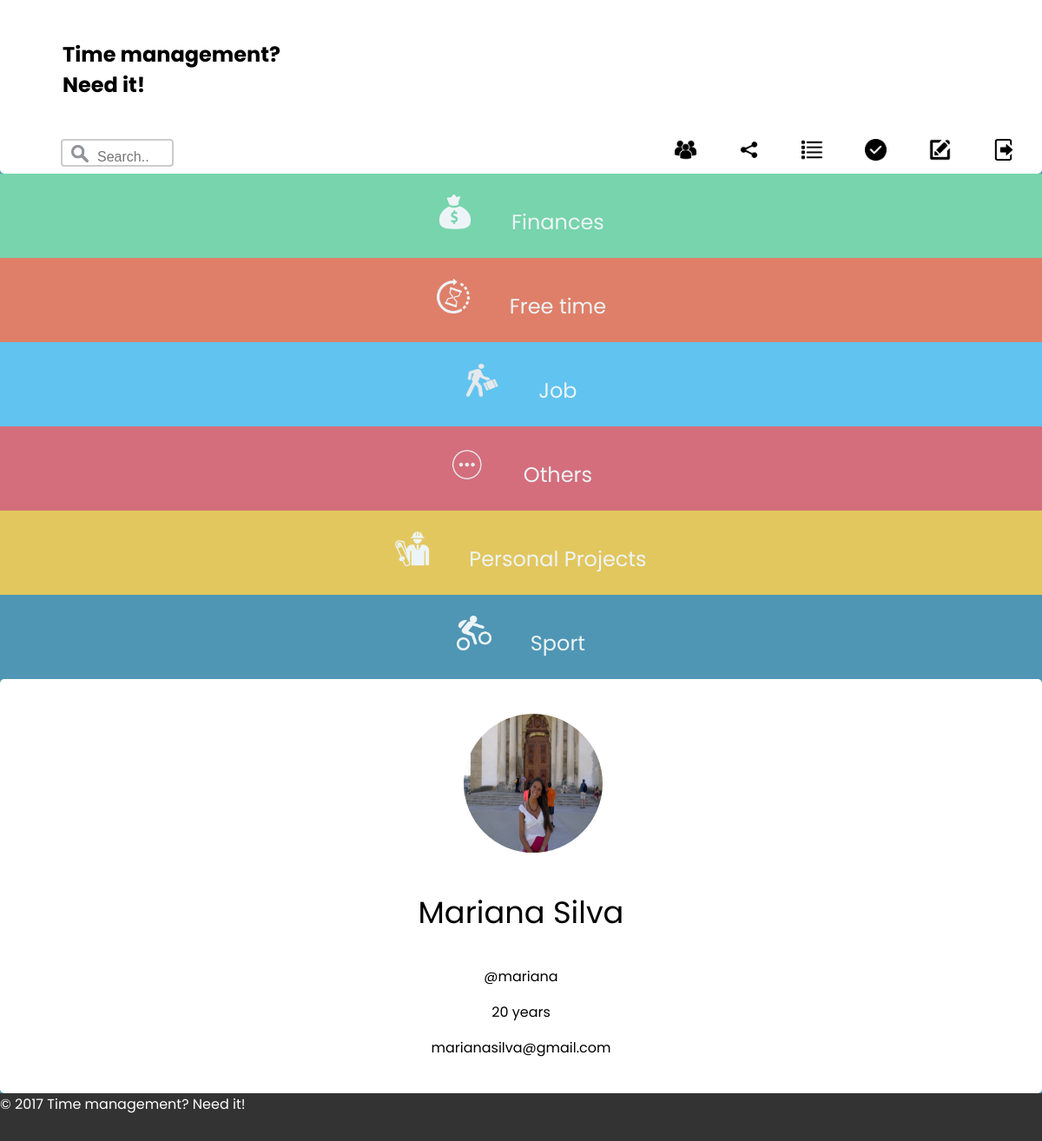
The page /logged.php (signed in) on the database its author committed.
### tables this page shows
CREATE TABLE category (
  cat_id INTEGER PRIMARY KEY,
  cat_name VARCHAR NOT NULL,
  cat_photo VARCHAR( 100 ) NOT NULL
);

### logged.php (called while the page is built, shortened)
<?php
include_once('database/connection.php');
include_once('database/query.php');
$categories = getAllCategories();
include_once('templates/common/header.php');
include_once('templates/category/list_categories.php');
include_once('templates/common/footer.php');
?>

### database/query.php (called while the page is built, shortened)
<?php
function getAllCategories() {
  global $dbh;
  $stmt = $dbh->prepare("SELECT * FROM category ORDER BY cat_name");
  $stmt->execute();
  return $stmt->fetchAll();
}
?>

### templates/category/list_categories.php (the view, shortened to what this page needs)
<aside id="categories">
    <?php foreach ($categories as $category) { ?>
      <a href="category.php?cat_id=<?=$category['cat_id']?>"><img alt="category photo" src="<?php echo $category['cat_photo']?>">&nbsp; &nbsp; &nbsp; &nbsp;<?=$category['cat_name']?></a>
    <?php } ?>
</aside>
<aside id="buttons" >
  <form method="post" action="search.php" >
  <input class="search_bar" type="text" name="search"  id="search" placeholder="Search.." >
  </form>
  <div>
    <a href="sharedLists.php"><img alt="Shared lists" src="images/users.png"></a>
    <a class="shareLists" data-popup-deleteTask-open="popup-1" href="#"><img alt="Share list" src="images/share.png"></a>
  <a href="allTasks.php"><img alt="All tasks" src="images/viewAllTasks.png"></a>
  <a href="completedTasks.php"><img alt="Completed tasks" src="images/completed.png"></a>
  <a class="edit_profile" data-popup-open="popup-1" href="#"><img alt="edit profile" src="images/edit.png"></a>
  <a href="action_logout.php"><img alt="Button logout" src="images/logout.jpg"></a>
</div>
</aside>
<section id="user_info">
  <article>
    <?php echo "<img src='images/".$_SESSION['usr_info']['usr_photo']."' alt='Foto de exibição' /><br />";
    ?>
  </article>
  <p> <?=$_SESSION['usr_info']['usr_name']?> </p>
  <p> @<?=$_SESSION['usr_info']['usr_username']?> </p>
  <p> <?=$_SESSION['usr_info']['usr_age']?> years</p>
  <p> <?=$_SESSION['usr_info']['usr_email']?> </p>
</section>

### templates/common/header.php (shortened to what this page needs)
<!DOCTYPE html>
<html>
<head> <title>Time management? Need it!</title>
  <link rel="stylesheet" href="css/style.css">
  <link rel="stylesheet" href="css/main.css">
  <link rel="stylesheet" href="css/categories.css">
  <link rel="stylesheet" href="css/calendar.css">
  <link rel="stylesheet" href="css/pop-ups.css">
  <link rel="stylesheet" href="css/toDo.css">
</head>
<body>
  <header>
    <div id="info">
      <h1><a href='logged.php'>Time management? <br>  Need it!</a></h1>
    </div>
  </header>

### templates/common/footer.php
<footer>
  &copy; 2017 Time management? Need it!
</footer>
</body>
</html>

### css/style.css (style rules this page uses)
body { width: 100%; height: 100%; margin: 0 auto; display: flex; flex-flow: column wrap; background-color: #4e96b4; }
header { justify-content: space-between; display: flex; flex: 0 0 0; flex-grow: 0; order:1; background-color: white; }
body > header { display: flex; justify-content: space-between; height: 100% background-color: inherit; flex: 1 100%; }
#info { display: flex; align-items: center; flex-grow: 1; height: 10em; }
#info a { text-decoration: none; color: black; width: 100%; }
#info h1 { font-size: 1.5em; font-family: 'Permanent Marker', cursive; font-family: 'Poppins', sans-serif; margin: 3em; }
footer { display: flex; width:100%; font-family: 'Permanent Marker', cursive; font-family: 'Poppins', sans-serif; background-color: #333; color: white; height: 55px; text-align:justify; order: 5; }

### css/categories.css (style rules this page uses)
.search_bar { width: 130px; margin-left: 70px; box-sizing: border-box; border: 2px solid #ccc; border-radius: 4px; font-size: 16px; background-color: white; background-size: 20px; background-image: url("../images/search.png"); background-position: 10px 5px; background-repeat: no-repeat; padding: 10px 20px 0px 40px; -webkit-transition: width 0.4s ease-in-out; transition: width 0.4s ease-in-out; }
#buttons { display: flex; font-family: 'Permanent Marker', cursive; font-family: 'Poppins', sans-serif; width: 100%; height: 40px; color: white; border-radius: 0px 0px 5px 5px; background-color: white; display: flex; justify-content:space-between; order:2; }
#buttons form { text-align:left; order: 1; }
#buttons div { order: 2; }
#buttons a img { width: 25px; margin-right: 20px; padding: 0 0.5em; text-decoration: none; font-size: 1.5em; color: #000000; }
#categories { display: flex; text-decoration: none; font-family: 'Permanent Marker', cursive; font-family: 'Poppins', sans-serif; opacity: 0.9; order:3; text-align: center; flex-direction: column; }
#categories > * { flex: none; }
#categories a { padding: 1em 1em 1em 1em; font-family: 'Permanent Marker', cursive; font-family: 'Poppins', sans-serif; border: 1px ; text-decoration: none; font-size: 1.5em; color:white; }
#categories a:first-child { background-color: #7cdbac; }
#categories a:nth-child(2) { background-color: #ef7d61; }
#categories a:nth-child(3) { background-color: #62c8f7; }
#categories a:nth-child(4) { background-color: #e36a76; }
#categories a:nth-child(5) { background-color: #f3cd56; }
#categories a:nth-child(6) { background-color: #4e96b4; }
#categories a img { width: 40px; height: 40px; }
@media screen and (min-width: 480px) { #categories { flex-flow: column; } }
#user_info { font-family: 'Permanent Marker', cursive; font-family: 'Poppins', sans-serif; font-size: 1em; grid-column: 3; order:4; background: white; border-radius: 5px; border-left: 3em; padding: 1.5em 0em 1.5em 0em; text-align: center; width: 100%; }
#user_info p:nth-child(2) { font-size: 2.2em; }
#user_info article img { border-radius: 50%; margin-top: 1em; margin-left: 1.8em; grid-column: 2; width: 10em; height: 10em; }

### rows shown on the page
category: cat_photo (picture), cat_name "Finances"
category: cat_photo (picture), cat_name "Free time"
category: cat_photo (picture), cat_name "Job"
category: cat_photo (picture), cat_name "Others"
category: cat_photo (picture), cat_name "Personal Projects"
category: cat_photo (picture), cat_name "Sport"

### other values the page prints
$_SESSION['usr_info']['usr_name'] "Mariana Silva"
$_SESSION['usr_info']['usr_username'] "mariana"
$_SESSION['usr_info']['usr_age'] "20"
$_SESSION['usr_info']['usr_email'] "marianasilva@gmail.com"
